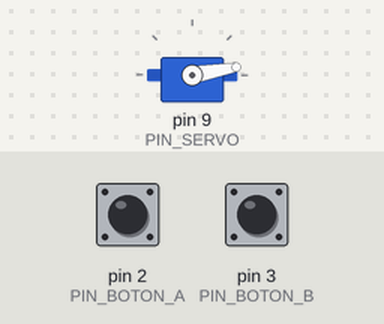
Recording of a sketch running on a simulated Arduino Uno, built with avr-gcc and run on an emulated ATmega328P. On the bench: servo. The inputs (shaded band) are chosen by the test bench; at power-on: pin 2 (PIN_BOTON_A) HIGH, pin 3 (PIN_BOTON_B) HIGH.

Above: at 1.2 s.
1.3 s: pin 2 (PIN_BOTON_A) pulled LOW for 0.15 s
At 2.1 s:
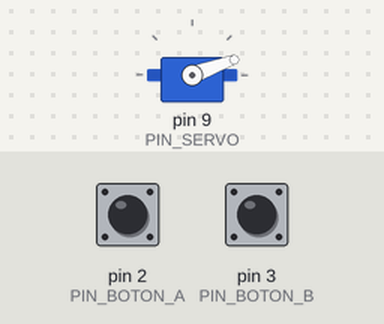
2.9 s: pin 3 (PIN_BOTON_B) pulled LOW for 0.15 s
At 3.3 s:
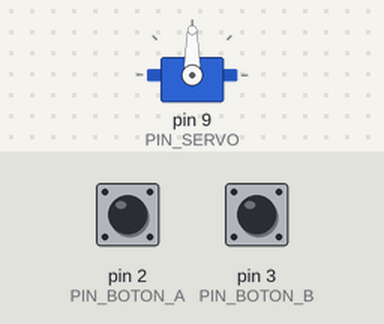
4.5 s: pin 2 (PIN_BOTON_A) pulled LOW for 1 s
At 5.8 s:
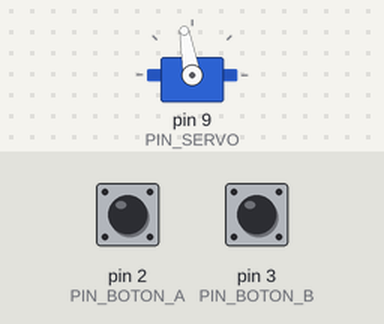
7.0 s: pin 3 (PIN_BOTON_B) pulled LOW for 1 s
At 8.9 s:
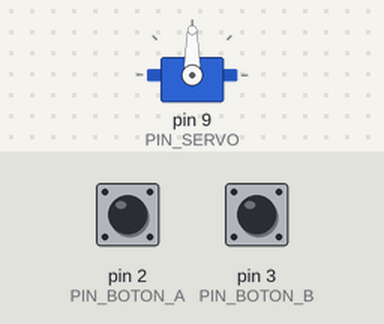
9.5 s: pin 2 (PIN_BOTON_A) pulled LOW for 3.2 s
At 13.7 s:
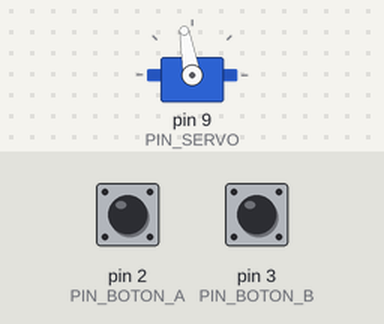
14.2 s: pin 2 (PIN_BOTON_A) pulsed LOW 5 times (0.12 s each, 0.3 s apart)
At 16.5 s:
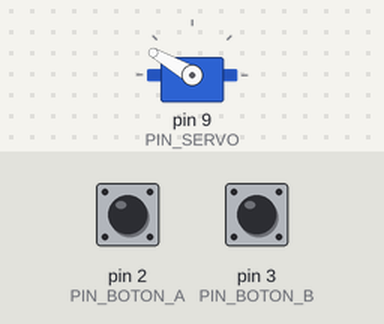
Timing chart, 0 to 18.0 s (numbered marks = the images above; inputs shaded):
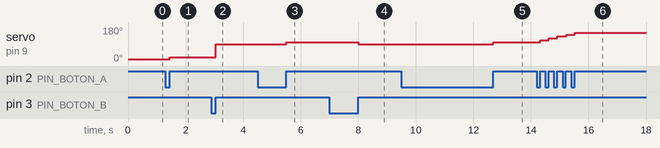

Measured:
- after the input at 1.3 s, servo on pin 9 (PIN_SERVO): 10° → 20° after 0.15 s
- after the input at 2.9 s, servo on pin 9 (PIN_SERVO): 20° → 90° after 0.15 s
- after the input at 4.5 s, servo on pin 9 (PIN_SERVO): 90° → 100° after 1.0 s
- after the input at 7.0 s, servo on pin 9 (PIN_SERVO): 100° → 90° after 1.0 s
- after the input at 9.5 s, servo on pin 9 (PIN_SERVO): 90° → 100° after 3.2 s
- after the input at 14.2 s, servo on pin 9 (PIN_SERVO): moves from 100° to 150° over 1.2 s, starting after 0.12 s

The sketch:

Ejercicio05-Oscar.ino
```cpp
#include <Servo.h>

#define PIN_BOTON_A 2
#define PIN_BOTON_B 3
Servo miservo;
int grados = 10;
#define PIN_SERVO 9
void setup() {
  // put your setup code here, to run once:
  Serial.begin(9600);
  pinMode(PIN_BOTON_A, INPUT_PULLUP);
  pinMode(PIN_BOTON_B, INPUT);

  miservo.attach(PIN_SERVO);
  miservo.write(grados);

}

void loop() {
  static boolean anterior_a = digitalRead(PIN_BOTON_A);
  boolean estado_a = digitalRead(PIN_BOTON_A);
  static boolean anterior_b = digitalRead(PIN_BOTON_B);
  boolean estado_b = digitalRead(PIN_BOTON_B);

  if (anterior_a != estado_a) {
    if (estado_a == HIGH) {  //flanco ascendente pull-up
      if (grados >= 170)
        grados = 10;
      else
        grados += 10;
      miservo.write(grados);
    }
    anterior_a = estado_a;  //
  }
  if (anterior_b != estado_b) {
    if (estado_b == HIGH) {  //flanco ascendente pull-up
      if (grados >= 170)
        grados = 10;
      else
        grados = 90;
      miservo.write(grados);
    }
    anterior_b = estado_b;  //
  }
}
```
